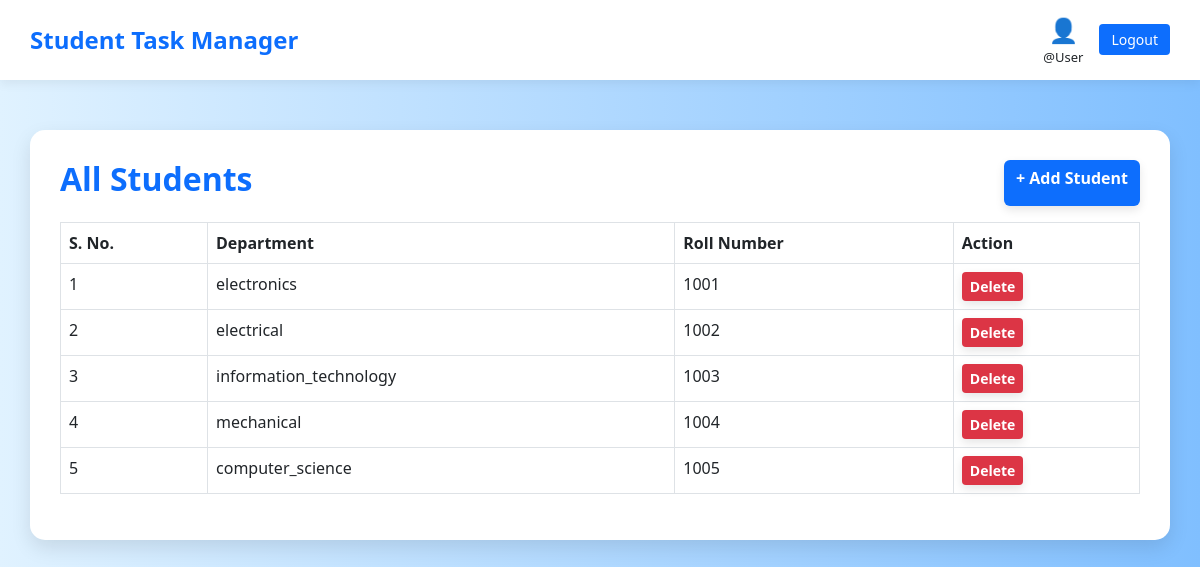
Page /manage_stud.php on the committed database.
### tables this page shows
CREATE TABLE `rollnos` (
  `sno` int(100) NOT NULL,
  `rollno` int(30) NOT NULL,
  `department` varchar(30) NOT NULL
);

### manage_stud.php (the view, shortened to what this page needs)
<?php
$servername = "localhost";
$username = "root";
$password = "";
$database = "new_task_manag_db";
$conn = mysqli_connect($servername, $username, $password, $database);
$sql = "SELECT * FROM rollnos ORDER BY sno ASC";
$students = mysqli_query($conn, $sql);
session_start();?>
<!DOCTYPE html>
<html lang="en">
<head>
  <link href="https://cdn.jsdelivr.net/npm/bootstrap@5.3.0/dist/css/bootstrap.min.css" rel="stylesheet">
</head>
<body>
  <nav class="navbar navbar-custom d-flex justify-content-between align-items-center">
    <span class="navbar-brand">Student Task Manager</span>
    <div class="d-flex align-items-center gap-3">
      <div class="text-center">
        <div style="font-size: 24px; color: #0d6efd;">👤</div>
        <div style="font-size: 13px;">
          @<?= isset($_SESSION['username']) ? $_SESSION['username'] : 'User' ?>
        </div>
      </div>
      <button class="btn-logout" onclick="location.href='logout.php'">Logout</button>
    </div>
  </nav>
  <div class="container container-box">
    <div class="d-flex justify-content-between mb-3">
      <h2>All Students</h2>
      <a href="add_student.php" class="btn btn-primary">+ Add Student</a>
    </div>
    <table class="table table-bordered">
      <thead>
        <tr>
          <th>S. No.</th>
          <th>Department</th>
          <th>Roll Number</th>
          <th>Action</th>
        </tr>
      </thead>
      <tbody>
        <?php $count = 1; while($row = mysqli_fetch_assoc($students)) { ?>
        <tr>
          <td>
            <?php echo $count++; ?>
          </td>
          <td>
            <?php echo $row['department']; ?>
          </td>
          <td>
            <?php echo $row['rollno']; ?>
          </td>
          <td>
            <a href="delete_student.php?rollno=<?php echo $row['rollno']; ?>" class="btn btn-sm btn-danger"
              onclick="return confirm('Delete this user?')">Delete</a>
          </td>
        </tr>
        <?php } ?>
      </tbody>
    </table>
  </div>
</body>
</html>

### manage_stud.php (style rules this page uses)
body { margin: 0; font-family: 'Segoe UI', sans-serif; background: linear-gradient(to right, #e0f2ff, #80bfff); min-height: 100vh; }
.container-box { background-color: #ffffff; padding: 30px; border-radius: 15px; box-shadow: 0 8px 20px rgba(0, 0, 0, 0.1); margin-top: 50px; }
h2, h5 { color: #0d6efd; font-weight: bold; }
.btn-primary, .btn-success { background-color: #0d6efd; border: none; font-weight: bold; box-shadow: 0 4px 10px rgba(0, 0, 0, 0.1); }
.btn-danger { background-color: #dc3545; border: none; font-weight: bold; box-shadow: 0 4px 10px rgba(0, 0, 0, 0.1); }
.table thead { background-color: #cfe2ff; color: #000; }
.navbar-custom { background: #fff; padding: 12px 30px; box-shadow: 0 4px 10px rgba(0, 0, 0, 0.06); }
.navbar-brand { font-weight: 700; font-size: 24px; color: #0d6efd; }
.btn-logout { background: #0d6efd; color: white; border: none; border-radius: 4px; padding: 5px 12px; font-size: 14px; }

### rows in the picture
rollnos: department "electronics", rollno "1001"
rollnos: department "electrical", rollno "1002"
rollnos: department "information_technology", rollno "1003"
rollnos: department "mechanical", rollno "1004"
rollnos: department "computer_science", rollno "1005"
